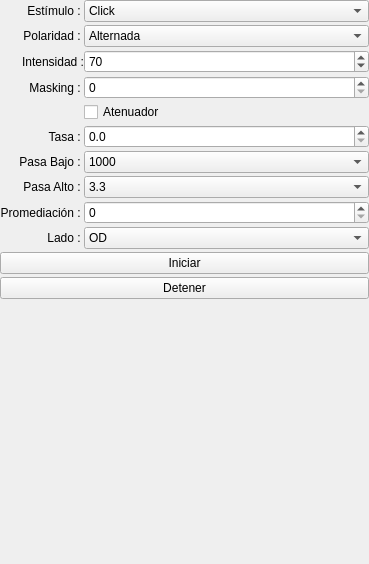
<?xml version="1.0" encoding="UTF-8"?>
<ui version="4.0">
 <class>Abr_Config</class>
 <widget class="QWidget" name="Abr_Config">
  <property name="geometry">
   <rect>
    <x>0</x>
    <y>0</y>
    <width>369</width>
    <height>564</height>
   </rect>
  </property>
  <property name="windowTitle">
   <string>Form</string>
  </property>
  <layout class="QGridLayout" name="gridLayout">
   <property name="leftMargin">
    <number>0</number>
   </property>
   <property name="topMargin">
    <number>0</number>
   </property>
   <property name="rightMargin">
    <number>0</number>
   </property>
   <property name="bottomMargin">
    <number>0</number>
   </property>
   <property name="horizontalSpacing">
    <number>0</number>
   </property>
   <property name="verticalSpacing">
    <number>3</number>
   </property>
   <item row="2" column="0">
    <widget class="QLabel" name="lbl_int">
     <property name="sizePolicy">
      <sizepolicy hsizetype="Minimum" vsizetype="Preferred">
       <horstretch>0</horstretch>
       <verstretch>0</verstretch>
      </sizepolicy>
     </property>
     <property name="text">
      <string>Intensidad :</string>
     </property>
     <property name="alignment">
      <set>Qt::AlignRight|Qt::AlignTrailing|Qt::AlignVCenter</set>
     </property>
    </widget>
   </item>
   <item row="11" column="1">
    <widget class="QComboBox" name="cb_side">
     <property name="statusTip">
      <string>Lado de estimulación</string>
     </property>
     <item>
      <property name="text">
       <string>OD</string>
      </property>
     </item>
     <item>
      <property name="text">
       <string>OI</string>
      </property>
     </item>
    </widget>
   </item>
   <item row="14" column="1">
    <spacer name="verticalSpacer">
     <property name="orientation">
      <enum>Qt::Vertical</enum>
     </property>
     <property name="sizeHint" stdset="0">
      <size>
       <width>20</width>
       <height>40</height>
      </size>
     </property>
    </spacer>
   </item>
   <item row="1" column="0">
    <widget class="QLabel" name="lbl_pol">
     <property name="sizePolicy">
      <sizepolicy hsizetype="Minimum" vsizetype="Preferred">
       <horstretch>0</horstretch>
       <verstretch>0</verstretch>
      </sizepolicy>
     </property>
     <property name="text">
      <string>Polaridad : </string>
     </property>
     <property name="alignment">
      <set>Qt::AlignRight|Qt::AlignTrailing|Qt::AlignVCenter</set>
     </property>
    </widget>
   </item>
   <item row="0" column="0">
    <widget class="QLabel" name="lbl_stim">
     <property name="sizePolicy">
      <sizepolicy hsizetype="Minimum" vsizetype="Preferred">
       <horstretch>0</horstretch>
       <verstretch>0</verstretch>
      </sizepolicy>
     </property>
     <property name="layoutDirection">
      <enum>Qt::LeftToRight</enum>
     </property>
     <property name="text">
      <string>Estímulo : </string>
     </property>
     <property name="alignment">
      <set>Qt::AlignRight|Qt::AlignTrailing|Qt::AlignVCenter</set>
     </property>
    </widget>
   </item>
   <item row="6" column="1">
    <widget class="QComboBox" name="cb_filter_down">
     <property name="statusTip">
      <string>Filtro pasa bajo</string>
     </property>
     <item>
      <property name="text">
       <string>1000</string>
      </property>
     </item>
     <item>
      <property name="text">
       <string>1500</string>
      </property>
     </item>
     <item>
      <property name="text">
       <string>2000</string>
      </property>
     </item>
     <item>
      <property name="text">
       <string>2500</string>
      </property>
     </item>
     <item>
      <property name="text">
       <string>3000</string>
      </property>
     </item>
     <item>
      <property name="text">
       <string>3500</string>
      </property>
     </item>
     <item>
      <property name="text">
       <string>4000</string>
      </property>
     </item>
     <item>
      <property name="text">
       <string>4500</string>
      </property>
     </item>
    </widget>
   </item>
   <item row="7" column="0">
    <widget class="QLabel" name="lbl_passhigh">
     <property name="sizePolicy">
      <sizepolicy hsizetype="Minimum" vsizetype="Preferred">
       <horstretch>0</horstretch>
       <verstretch>0</verstretch>
      </sizepolicy>
     </property>
     <property name="text">
      <string>Pasa Alto : </string>
     </property>
     <property name="alignment">
      <set>Qt::AlignRight|Qt::AlignTrailing|Qt::AlignVCenter</set>
     </property>
    </widget>
   </item>
   <item row="2" column="1">
    <widget class="QSpinBox" name="sb_intencity">
     <property name="statusTip">
      <string>Intensidad del estímulo</string>
     </property>
     <property name="maximum">
      <number>120</number>
     </property>
     <property name="singleStep">
      <number>5</number>
     </property>
     <property name="value">
      <number>70</number>
     </property>
    </widget>
   </item>
   <item row="7" column="1">
    <widget class="QComboBox" name="cb_filter_up">
     <property name="statusTip">
      <string>Filtro pasa alto</string>
     </property>
     <item>
      <property name="text">
       <string>3.3</string>
      </property>
     </item>
     <item>
      <property name="text">
       <string>10</string>
      </property>
     </item>
     <item>
      <property name="text">
       <string>33</string>
      </property>
     </item>
     <item>
      <property name="text">
       <string>50</string>
      </property>
     </item>
     <item>
      <property name="text">
       <string>100</string>
      </property>
     </item>
     <item>
      <property name="text">
       <string>150</string>
      </property>
     </item>
     <item>
      <property name="text">
       <string>200</string>
      </property>
     </item>
     <item>
      <property name="text">
       <string>250</string>
      </property>
     </item>
    </widget>
   </item>
   <item row="0" column="1">
    <widget class="QComboBox" name="cb_stim">
     <property name="statusTip">
      <string>Tipo de estímulo</string>
     </property>
     <item>
      <property name="text">
       <string>Click</string>
      </property>
     </item>
     <item>
      <property name="text">
       <string>Ls-chirp</string>
      </property>
     </item>
     <item>
      <property name="text">
       <string>Chirp</string>
      </property>
     </item>
     <item>
      <property name="text">
       <string>Burst 500Hz</string>
      </property>
     </item>
     <item>
      <property name="text">
       <string>Burst 1kHz</string>
      </property>
     </item>
     <item>
      <property name="text">
       <string>Burst 2kHz</string>
      </property>
     </item>
     <item>
      <property name="text">
       <string>Burst 4kHz</string>
      </property>
     </item>
    </widget>
   </item>
   <item row="11" column="0">
    <widget class="QLabel" name="label_9">
     <property name="sizePolicy">
      <sizepolicy hsizetype="Minimum" vsizetype="Preferred">
       <horstretch>0</horstretch>
       <verstretch>0</verstretch>
      </sizepolicy>
     </property>
     <property name="text">
      <string>Lado : </string>
     </property>
     <property name="alignment">
      <set>Qt::AlignRight|Qt::AlignTrailing|Qt::AlignVCenter</set>
     </property>
    </widget>
   </item>
   <item row="13" column="0" colspan="2">
    <widget class="QPushButton" name="btn_stop">
     <property name="statusTip">
      <string>Detener Prueba</string>
     </property>
     <property name="text">
      <string>Detener</string>
     </property>
    </widget>
   </item>
   <item row="6" column="0">
    <widget class="QLabel" name="lbl_passdown">
     <property name="sizePolicy">
      <sizepolicy hsizetype="Minimum" vsizetype="Preferred">
       <horstretch>0</horstretch>
       <verstretch>0</verstretch>
      </sizepolicy>
     </property>
     <property name="text">
      <string>Pasa Bajo : </string>
     </property>
     <property name="alignment">
      <set>Qt::AlignRight|Qt::AlignTrailing|Qt::AlignVCenter</set>
     </property>
    </widget>
   </item>
   <item row="10" column="0">
    <widget class="QLabel" name="label_8">
     <property name="sizePolicy">
      <sizepolicy hsizetype="Maximum" vsizetype="Preferred">
       <horstretch>0</horstretch>
       <verstretch>0</verstretch>
      </sizepolicy>
     </property>
     <property name="text">
      <string>Promediación : </string>
     </property>
     <property name="alignment">
      <set>Qt::AlignRight|Qt::AlignTrailing|Qt::AlignVCenter</set>
     </property>
    </widget>
   </item>
   <item row="3" column="1">
    <widget class="QSpinBox" name="sb_mskg">
     <property name="statusTip">
      <string>Intensidad del enmascaramiento</string>
     </property>
     <property name="maximum">
      <number>100</number>
     </property>
     <property name="singleStep">
      <number>5</number>
     </property>
    </widget>
   </item>
   <item row="4" column="1">
    <widget class="QCheckBox" name="ch_atten">
     <property name="statusTip">
      <string>Activar atenuador de intensidad en el inicio</string>
     </property>
     <property name="text">
      <string>Atenuador</string>
     </property>
    </widget>
   </item>
   <item row="3" column="0">
    <widget class="QLabel" name="lbl_mkg">
     <property name="sizePolicy">
      <sizepolicy hsizetype="Minimum" vsizetype="Preferred">
       <horstretch>0</horstretch>
       <verstretch>0</verstretch>
      </sizepolicy>
     </property>
     <property name="text">
      <string>Masking : </string>
     </property>
     <property name="alignment">
      <set>Qt::AlignRight|Qt::AlignTrailing|Qt::AlignVCenter</set>
     </property>
    </widget>
   </item>
   <item row="5" column="0">
    <widget class="QLabel" name="lbl_rate">
     <property name="sizePolicy">
      <sizepolicy hsizetype="Minimum" vsizetype="Preferred">
       <horstretch>0</horstretch>
       <verstretch>0</verstretch>
      </sizepolicy>
     </property>
     <property name="text">
      <string>Tasa : </string>
     </property>
     <property name="alignment">
      <set>Qt::AlignRight|Qt::AlignTrailing|Qt::AlignVCenter</set>
     </property>
    </widget>
   </item>
   <item row="12" column="0" colspan="2">
    <widget class="QPushButton" name="btn_start">
     <property name="statusTip">
      <string>Iniciar Prueba</string>
     </property>
     <property name="text">
      <string>Iniciar</string>
     </property>
    </widget>
   </item>
   <item row="10" column="1">
    <widget class="QSpinBox" name="sb_prom">
     <property name="statusTip">
      <string>Número de promediaciones</string>
     </property>
     <property name="buttonSymbols">
      <enum>QAbstractSpinBox::UpDownArrows</enum>
     </property>
     <property name="accelerated">
      <bool>true</bool>
     </property>
     <property name="maximum">
      <number>8000</number>
     </property>
     <property name="singleStep">
      <number>10</number>
     </property>
    </widget>
   </item>
   <item row="5" column="1">
    <widget class="QDoubleSpinBox" name="sb_rate">
     <property name="statusTip">
      <string>Tasa de estimulación</string>
     </property>
     <property name="decimals">
      <number>1</number>
     </property>
    </widget>
   </item>
   <item row="1" column="1">
    <widget class="QComboBox" name="cb_pol">
     <property name="statusTip">
      <string>Polaridad del estímulo</string>
     </property>
     <item>
      <property name="text">
       <string>Alternada</string>
      </property>
     </item>
     <item>
      <property name="text">
       <string>Condensación</string>
      </property>
     </item>
     <item>
      <property name="text">
       <string>Rarefacción</string>
      </property>
     </item>
    </widget>
   </item>
  </layout>
 </widget>
 <tabstops>
  <tabstop>cb_stim</tabstop>
  <tabstop>cb_pol</tabstop>
  <tabstop>sb_intencity</tabstop>
  <tabstop>sb_mskg</tabstop>
  <tabstop>ch_atten</tabstop>
  <tabstop>sb_rate</tabstop>
  <tabstop>cb_filter_down</tabstop>
  <tabstop>cb_filter_up</tabstop>
  <tabstop>sb_prom</tabstop>
  <tabstop>cb_side</tabstop>
  <tabstop>btn_start</tabstop>
  <tabstop>btn_stop</tabstop>
 </tabstops>
 <resources/>
 <connections/>
</ui>
